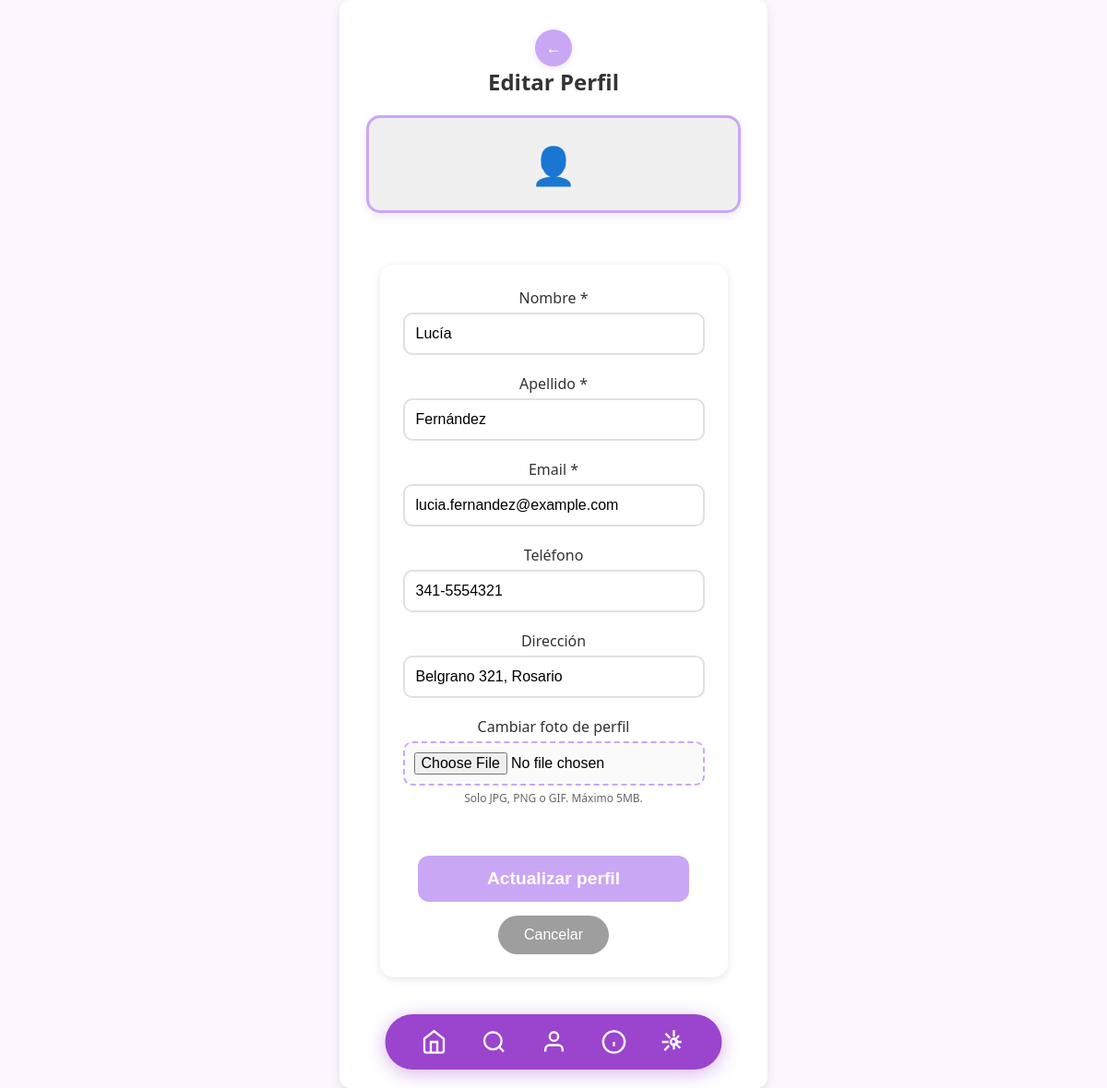
Page /editar_perfil.php (signed in) on the committed database.
### tables this page shows
CREATE TABLE `usuarios` (
  `id` int(11) NOT NULL AUTO_INCREMENT,
  `nombre` varchar(100) NOT NULL,
  `apellido` varchar(100) NOT NULL,
  `telefono` varchar(50) DEFAULT NULL,
  `email` varchar(100) NOT NULL,
  `direccion` varchar(200) DEFAULT NULL,
  `password` varchar(255) NOT NULL,
  `fecha_creacion` timestamp NOT NULL DEFAULT current_timestamp(),
  `foto_url` varchar(255) DEFAULT NULL,
  PRIMARY KEY (`id`)
);

### editar_perfil.php (the view, shortened to what this page needs)
<?php
require_once 'conexion.php';
$usuario_id = $_SESSION['usuario_id'];
try {
    $sql = "SELECT * FROM usuarios WHERE id = ?";
    $stmt = $pdo->prepare($sql);
    $stmt->execute([$usuario_id]);
    $usuario = $stmt->fetch(PDO::FETCH_ASSOC);
} catch(PDOException $e) {
    $error_message = 'Error al cargar los datos del usuario.';
}
?>
<!DOCTYPE html>
<html lang="es">
<head>
    <link rel="stylesheet" href="assets/css/mascota03.css" />
    <link rel="stylesheet" href="assets/css/perfil-usuario.css" />
</head>
<body>
    <section class="registro-mascota">
        <div class="formulario">
            <div class="perfil-header">
                <div class="perfil-title-header">
                    <button onclick="window.location.href='perfil_usuario.php'" class="btn-back-arrow">
                        ←
                    </button>
                    <h2>Editar Perfil</h2>
                </div>
                <div class="user-avatar-header">
                    <?php if (!empty($usuario['foto_url']) && file_exists($usuario['foto_url'])): ?>
                        <img src="<?= htmlspecialchars($usuario['foto_url']) ?>"
                             alt="Foto de perfil" class="avatar-img-header">
                    <?php else: ?>
                        <div class="avatar-placeholder-header">
                            <span>👤</span>
                        </div>
                    <?php endif; ?>
                </div>
            </div>
            <form method="POST" enctype="multipart/form-data" class="edit-form">
                <div class="campo">
                    <label for="nombre">Nombre *</label>
                    <input type="text"
                           id="nombre"
                           name="nombre"
                           value="<?= htmlspecialchars($usuario['nombre'] ?? '') ?>"
                           required>
                </div>
                <div class="campo">
                    <label for="apellido">Apellido *</label>
                    <input type="text"
                           id="apellido"
                           name="apellido"
                           value="<?= htmlspecialchars($usuario['apellido'] ?? '') ?>"
                           required>
                </div>
                <div class="campo">
                    <label for="email">Email *</label>
                    <input type="email"
                           id="email"
                           name="email"
                           value="<?= htmlspecialchars($usuario['email'] ?? '') ?>"
                           required>
                </div>
                <div class="campo">
                    <label for="telefono">Teléfono</label>
                    <input type="tel"
                           id="telefono"
                           name="telefono"
                           value="<?= htmlspecialchars($usuario['telefono'] ?? '') ?>"
                           placeholder="Opcional">
                </div>
                <div class="campo">
                    <label for="direccion">Dirección</label>
                    <input type="text"
                           id="direccion"
                           name="direccion"
                           value="<?= htmlspecialchars($usuario['direccion'] ?? '') ?>"
                           placeholder="Opcional">
                </div>
                <div class="campo">
                    <label for="foto">Cambiar foto de perfil</label>
                    <input type="file"
                           id="foto"
                           name="foto"
                           accept="image/*"
                           onchange="previewImage(this)">
                    <div class="file-info">Solo JPG, PNG o GIF. Máximo 5MB.</div>
                </div>
                <div class="form-buttons">
                    <button type="submit" name="btn_actualizar" class="btn_enviar">
                        Actualizar perfil
                    </button>
                    <button type="button" onclick="window.location.href='perfil_usuario.php'" class="btn-cancel">
                        Cancelar
                    </button>
                </div>
            </form>
        </div>
    </section>
    <div class="bottom-nav">
        <button class="nav-btn" onclick="window.location.href='home.php'">
            <svg viewBox="0 0 24 24" fill="none" stroke="currentColor">
                <path d="M3 9l9-7 9 7v11a2 2 0 0 1-2 2H5a2 2 0 0 1-2-2z"></path>
                <polyline points="9 22 9 12 15 12 15 22"></polyline>
            </svg>
        </button>
        <button class="nav-btn" onclick="alert('Buscar')">
            <svg viewBox="0 0 24 24" fill="none" stroke="currentColor">
                <circle cx="11" cy="11" r="8"></circle>
                <line x1="21" y1="21" x2="16.65" y2="16.65"></line>
            </svg>
        </button>
        <button class="nav-btn" onclick="window.location.href='perfil_usuario.php'">
            <svg viewBox="0 0 24 24" fill="none" stroke="currentColor">
                <path d="M20 21v-2a4 4 0 0 0-4-4H8a4 4 0 0 0-4 4v2"></path>
                <circle cx="12" cy="7" r="4"></circle>
            </svg>
        </button>
        <button class="nav-btn" onclick="alert('Información')">
            <svg viewBox="0 0 24 24" fill="none" stroke="currentColor">
                <circle cx="12" cy="12" r="10"></circle>
                <line x1="12" y1="16" x2="12" y2="12"></line>
                <line x1="12" y1="8" x2="12.01" y2="8"></line>
            </svg>
        </button>
        <button class="nav-btn" onclick="alert('Configuración')">
            <svg viewBox="0 0 24 24" fill="none" stroke="currentColor">
                <circle cx="12" cy="12" r="3"></circle>
                <path d="M12 1v6m0 6v6M4.22 4.22l4.24 4.24m5.08 5.08l4.24 4.24M1 12h6m6 0h6m-15.78 7.78l4.24-4.24m5.08-5.08l4.24-4.24"></path>
            </svg>
        </button>
    </div>
</body>
</html>

### assets/css/mascota03.css (style rules this page uses)
body { margin: 0; font-family: 'Segoe UI', sans-serif; background-color: #fdf6ff; display: flex; justify-content: center; align-items: center; min-height: 100vh; }
.registro-mascota { background-color: #fff; padding: 2rem; border-radius: 12px; box-shadow: 0 4px 12px rgba(0, 0, 0, 0.1); max-width: 400px; width: 90%; display: flex; flex-direction: column; align-items: center; }
h2 { margin-bottom: 1rem; color: #333; }
.formulario { display: flex; flex-direction: column; gap: 1rem; width: 100%; align-items: center; }
.formulario div { display: flex; flex-direction: column; align-items: center; width: 100%; }
input,select { padding: 0.75rem; border: 1px solid #ccc; border-radius: 8px; font-size: 1rem; width: 90%; box-sizing: border-box; }
.btn_enviar { display: block; margin: 1.5rem auto 0 auto; background-color: #c9a7f5; color: white; font-size: 1.2rem; font-weight: bold; border: none; border-radius: 12px; width: 90%; height: 50px; cursor: pointer; transition: background-color 0.3s ease; }

### assets/css/perfil-usuario.css (style rules this page uses)
.perfil-header { margin-bottom: 30px; text-align: center; }
.perfil-title-header { margin-bottom: 20px; display: flex; justify-content: space-between; align-items: center; }
.perfil-title-header h2 { margin: 0; text-align: center; flex: 1; }
.btn-back-arrow { background-color: #c9a7f5; color: white; border: none; width: 40px; height: 40px; border-radius: 50%; font-size: 18px; font-weight: bold; cursor: pointer; transition: all 0.3s ease; display: flex; align-items: center; justify-content: center; box-shadow: 0 2px 8px rgba(201, 167, 245, 0.3); }
.user-avatar-header { display: flex; justify-content: center; margin-bottom: 10px; }
.avatar-placeholder-header { width: 100px; height: 100px; border-radius: 15px; background-color: #f0f0f0; display: flex; align-items: center; justify-content: center; font-size: 40px; border: 3px solid #c9a7f5; box-shadow: 0 3px 10px rgba(201, 167, 245, 0.3); }
.bottom-nav { position: fixed; bottom: 20px; left: 50%; transform: translateX(-50%); background-color: #9B44CE; height: 60px; display: flex; justify-content: center; align-items: center; gap: 20px; padding: 0 30px; border-radius: 50px; box-shadow: 0 4px 20px rgba(155, 68, 206, 0.4); max-width: 90%; }
.nav-btn { width: 45px; height: 45px; border-radius: 50%; background-color: transparent; border: none; cursor: pointer; display: flex; align-items: center; justify-content: center; transition: all 0.3s ease; }
.nav-btn svg { width: 28px; height: 28px; color: white; stroke-width: 2; }
.registro-mascota { padding-bottom: 90px; }
.edit-form { background: white; border-radius: 15px; padding: 25px; margin-bottom: 30px; box-shadow: 0 2px 10px rgba(0, 0, 0, 0.1); }
.edit-form .campo { margin-bottom: 20px; }
.edit-form label { display: block; margin-bottom: 5px; color: #333; font-weight: 500; }
.edit-form input[type="text"], .edit-form input[type="email"], .edit-form input[type="tel"] { width: 100%; padding: 12px; border: 2px solid #e0e0e0; border-radius: 10px; font-size: 16px; transition: border-color 0.3s ease; box-sizing: border-box; }
.edit-form input[type="file"] { width: 100%; padding: 10px; border: 2px dashed #c9a7f5; border-radius: 10px; background-color: #fafafa; cursor: pointer; transition: all 0.3s ease; }
.file-info { font-size: 12px; color: #666; margin-top: 5px; }
.form-buttons { display: flex; gap: 15px; justify-content: center; margin-top: 30px; }
.btn-cancel { background-color: #9e9e9e; color: white; border: none; padding: 12px 25px; border-radius: 25px; font-size: 16px; font-weight: 500; cursor: pointer; transition: all 0.3s ease; min-width: 120px; }

### rows in the picture
usuarios: nombre "Lucía", apellido "Fernández", email "lucia.fernandez@example.com", telefono "341-5554321", direccion "Belgrano 321, Rosario"
